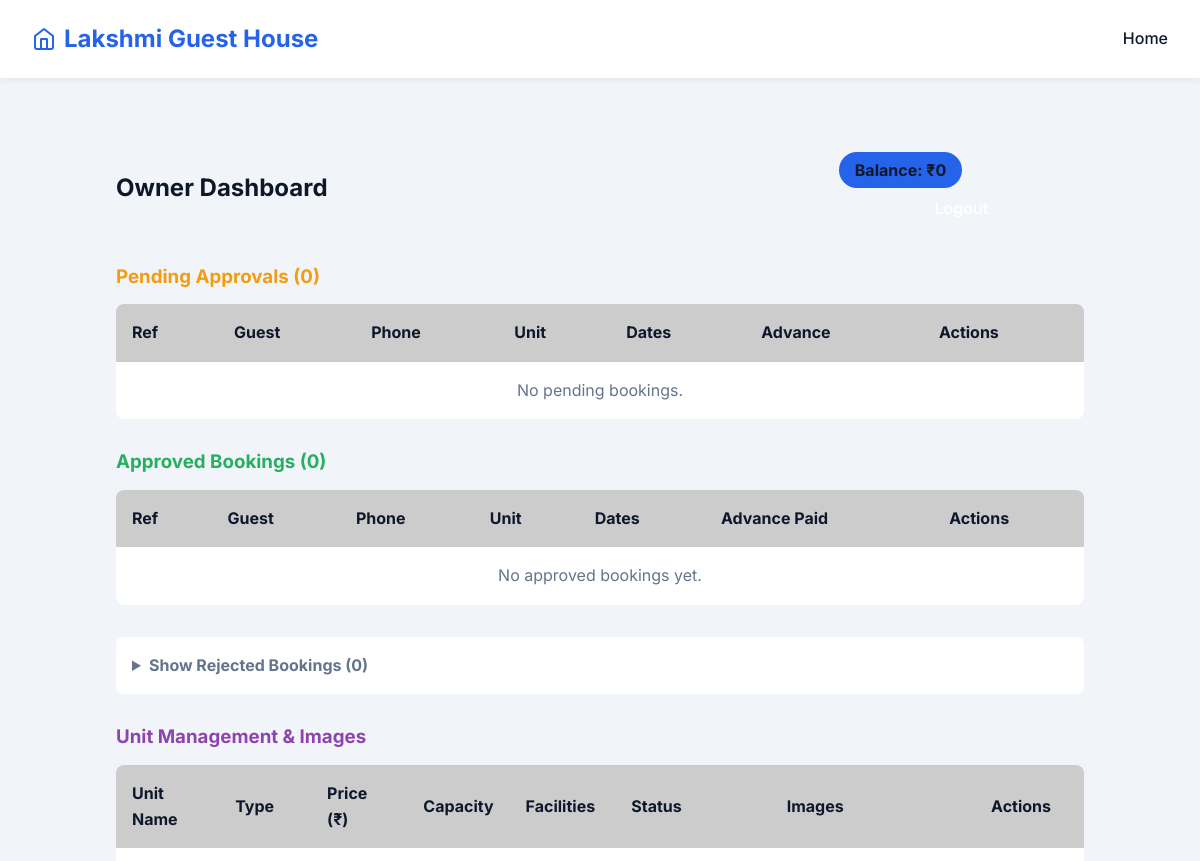
The page /owner (signed in, upper part) on the database as committed earlier.
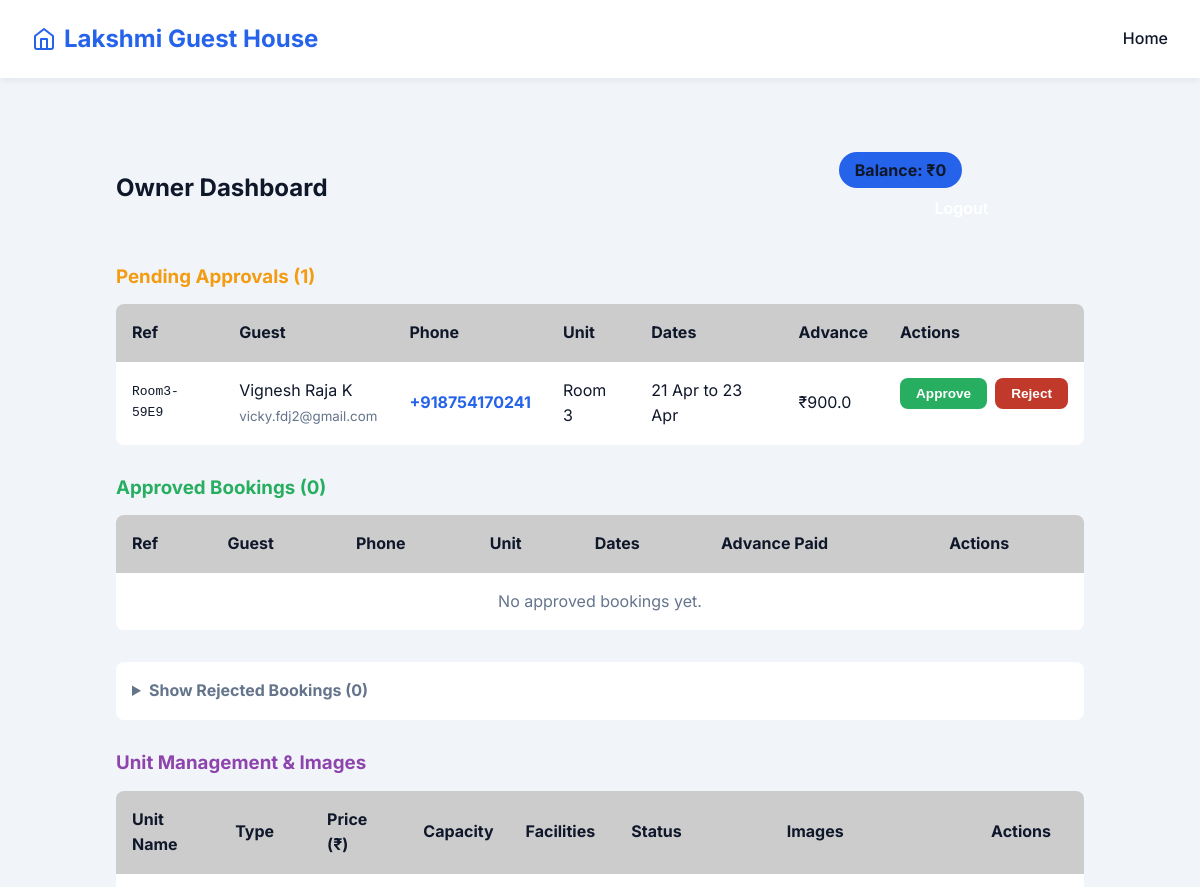
The same page on the database as committed later.
### app.py (models this page shows)
class Booking(db.Model):
    id = db.Column(db.Integer, primary_key=True)
    accommodation_id = db.Column(db.Integer, db.ForeignKey('accommodation.id'), nullable=False)
    guest_name = db.Column(db.String(100), nullable=False)
    email = db.Column(db.String(100), nullable=False)
    phone = db.Column(db.String(20), nullable=False)
    check_in = db.Column(db.Date, nullable=False)
    check_out = db.Column(db.Date, nullable=False)
    status = db.Column(db.String(50), default='Pending') # Pending, Approved, Rejected
    booking_ref = db.Column(db.String(20), unique=True, nullable=False)
    advance_amount = db.Column(db.Float, nullable=False, default=0.0)
    created_at = db.Column(db.DateTime, default=datetime.utcnow)
    accommodation = db.relationship('Accommodation', backref=db.backref('bookings', lazy=True))

class Accommodation(db.Model):
    id = db.Column(db.Integer, primary_key=True)
    name = db.Column(db.String(100), nullable=False) # e.g. "Room 1", "Hall 1"
    type = db.Column(db.String(50), nullable=False)  # Hall, Cottage, Room
    description = db.Column(db.Text, nullable=True)
    price = db.Column(db.Float, nullable=False)
    image_filenames = db.Column(db.Text, nullable=True)
    is_closed = db.Column(db.Boolean, default=False)
    max_people = db.Column(db.Integer, default=1)  # Number of people accommodation
    facilities = db.Column(db.Text, nullable=True)  # Comma-separated: AC,TV,Heater

### app.py (the view)
@app.route('/owner')
@login_required
def owner_dashboard():
    pending = Booking.query.filter_by(status='Pending').order_by(Booking.created_at.desc()).all()
    approved = Booking.query.filter_by(status='Approved').order_by(Booking.check_in.desc()).all()
    rejected = Booking.query.filter_by(status='Rejected').order_by(Booking.created_at.desc()).all()
    accommodations = Accommodation.query.order_by(Accommodation.type).all()
    total_earnings = sum(b.advance_amount for b in approved)
    return render_template('owner_dashboard.html', pending=pending, approved=approved, rejected=rejected, earnings=total_earnings, accommodations=accommodations)

### app.py (called while the page is built)
def login_required(f):
    @wraps(f)
    def decorated_function(*args, **kwargs):
        if not session.get('is_owner'):
            flash("Please log in to access this page.", "error")
            return redirect(url_for('login'))
        return f(*args, **kwargs)
    return decorated_function

### templates/owner_dashboard.html (shortened to what this page needs)
{% extends 'base.html' %}
{% block content %}
<div class="dashboard-container" style="max-width: 1000px; margin: 2rem auto; padding: 0 1rem;">
    <div style="display: flex; justify-content: space-between; align-items: center; margin-bottom: 2rem;">
        <h2>Owner Dashboard</h2>
        <div>
            <span style="background: var(--primary-color); padding: 0.5rem 1rem; border-radius: 20px; font-weight: bold; margin-right: 1rem;">
                Balance: ₹{{ earnings }}
            </span>
            <a href="{{ url_for('logout') }}" class="btn" style="background: transparent; border: 1px solid var(--border-color);">Logout</a>
        </div>
    </div>
    <h3 style="margin-bottom: 1rem; color: #f39c12;">Pending Approvals ({{ pending|length }})</h3>
    <div style="background: var(--card-bg); border-radius: 8px; border: 1px solid var(--border-color); margin-bottom: 2rem; overflow-x: auto;">
        <table style="width: 100%; border-collapse: collapse; text-align: left;">
            <thead>
                <tr style="border-bottom: 1px solid var(--border-color); background: rgba(0,0,0,0.2);">
                    <th style="padding: 1rem;">Ref</th>
                    <th style="padding: 1rem;">Guest</th>
                    <th style="padding: 1rem;">Phone</th>
                    <th style="padding: 1rem;">Unit</th>
                    <th style="padding: 1rem;">Dates</th>
                    <th style="padding: 1rem;">Advance</th>
                    <th style="padding: 1rem;">Actions</th>
                </tr>
            </thead>
            <tbody>
                {% for b in pending %}
                <tr style="border-bottom: 1px solid var(--border-color);">
                    <td style="padding: 1rem; font-family: monospace;">{{ b.booking_ref }}</td>
                    <td style="padding: 1rem;">{{ b.guest_name }}<br><small style="color: var(--text-light);">{{ b.email }}</small></td>
                    <td style="padding: 1rem;"><a href="tel:{{ b.phone }}" style="color: var(--primary-color); text-decoration: none; font-weight: bold;">{{ b.phone }}</a></td>
                    <td style="padding: 1rem;">{{ b.accommodation.name }}</td>
                    <td style="padding: 1rem;">{{ b.check_in.strftime('%d %b') }} to {{ b.check_out.strftime('%d %b') }}</td>
                    <td style="padding: 1rem;">₹{{ b.advance_amount }}</td>
                    <td style="padding: 1rem; display: flex; gap: 0.5rem;">
                        <form method="POST" action="{{ url_for('approve_booking', id=b.id) }}">
                            <button type="submit" class="btn" style="padding: 0.5rem 1rem; font-size: 0.85rem; background: #27ae60; border: none; cursor: pointer;">Approve</button>
                        </form>
                        <form method="POST" action="{{ url_for('reject_booking', id=b.id) }}">
                            <button type="submit" class="btn" style="padding: 0.5rem 1rem; font-size: 0.85rem; background: #c0392b; border: none; cursor: pointer;">Reject</button>
                        </form>
                    </td>
                </tr>
                {% else %}
                <tr><td colspan="7" style="padding: 1rem; text-align: center; color: var(--text-light);">No pending bookings.</td></tr>
                {% endfor %}
            </tbody>
        </table>
    </div>
    <h3 style="margin-bottom: 1rem; color: #27ae60;">Approved Bookings ({{ approved|length }})</h3>
    <div style="background: var(--card-bg); border-radius: 8px; border: 1px solid var(--border-color); margin-bottom: 2rem; overflow-x: auto;">
        <table style="width: 100%; border-collapse: collapse; text-align: left;">
            <thead>
                <tr style="border-bottom: 1px solid var(--border-color); background: rgba(0,0,0,0.2);">
                    <th style="padding: 1rem;">Ref</th>
                    <th style="padding: 1rem;">Guest</th>
                    <th style="padding: 1rem;">Phone</th>
                    <th style="padding: 1rem;">Unit</th>
                    <th style="padding: 1rem;">Dates</th>
                    <th style="padding: 1rem;">Advance Paid</th>
                    <th style="padding: 1rem;">Actions</th>
                </tr>
            </thead>
            <tbody>
                {% for b in approved %}
                <tr style="border-bottom: 1px solid var(--border-color);">
                    <td style="padding: 1rem; font-family: monospace;">{{ b.booking_ref }}</td>
                    <td style="padding: 1rem;">{{ b.guest_name }}<br><small style="color: var(--text-light);">{{ b.email }}</small></td>
                    <td style="padding: 1rem;"><a href="tel:{{ b.phone }}" style="color: var(--primary-color); text-decoration: none; font-weight: bold;">{{ b.phone }}</a></td>
                    <td style="padding: 1rem;">{{ b.accommodation.name }}</td>
                    <td style="padding: 1rem;">{{ b.check_in.strftime('%d %b %Y') }} to {{ b.check_out.strftime('%d %b %Y') }}</td>
                    <td style="padding: 1rem; color: #27ae60; font-weight: bold;">₹{{ b.advance_amount }}</td>
                    <td style="padding: 1rem;">
                        <form method="POST" action="{{ url_for('cancel_booking', id=b.id) }}" onsubmit="return confirm('Are you sure you want to reopen this room? This will cancel the booking.');">
                            <button type="submit" class="btn" style="padding: 0.5rem 1rem; font-size: 0.85rem; background: #e67e22; border: none; cursor: pointer;">Reopen Room</button>
                        </form>
                    </td>
                </tr>
                {% else %}
                <tr><td colspan="7" style="padding: 1rem; text-align: center; color: var(--text-light);">No approved bookings yet.</td></tr>
                {% endfor %}
            </tbody>
        </table>
    </div>
    <details style="margin-bottom: 2rem;">
        <summary style="cursor: pointer; padding: 1rem; background: var(--card-bg); border-radius: 8px; border: 1px solid var(--border-color); color: var(--text-light); font-weight: bold;">
            Show Rejected Bookings ({{ rejected|length }})
        </summary>
    </details>
    <h3 style="margin-bottom: 1rem; color: #8e44ad;">Unit Management & Images</h3>
    <div style="background: var(--card-bg); border-radius: 8px; border: 1px solid var(--border-color); margin-bottom: 2rem; overflow-x: auto;">
        <table style="width: 100%; border-collapse: collapse; text-align: left;">
            <thead>
                <tr style="border-bottom: 1px solid var(--border-color); background: rgba(0,0,0,0.2);">
                    <th style="padding: 1rem;">Unit Name</th>
                    <th style="padding: 1rem;">Type</th>
                    <th style="padding: 1rem;">Price (₹)</th>
                    <th style="padding: 1rem;">Capacity</th>
                    <th style="padding: 1rem;">Facilities</th>
                    <th style="padding: 1rem;">Status</th>
                    <th style="padding: 1rem;">Images</th>
                    <th style="padding: 1rem;">Actions</th>
                </tr>
            </thead>
            <tbody>
                {% for acc in accommodations %}
                <tr style="border-bottom: 1px solid var(--border-color);" id="row_{{ acc.id }}">
                    <td style="padding: 1rem;">
                    </td>
                    <td style="padding: 1rem;">{{ acc.type }}</td>
                    <td style="padding: 1rem;">
                    </td>
                    <td style="padding: 1rem; font-weight: bold; color: {{ '#c0392b' if acc.is_closed else '#27ae60' }};">
                    </td>
                    <td style="padding: 1rem;">
                    </td>
                    <td style="padding: 1rem;">
                    </td>
                    <td style="padding: 1rem;">
                    </td>
                    <td style="padding: 1rem;">
                    </td>
                </tr>
                {% endfor %}
            </tbody>
        </table>
    </div>
</div>
{% endblock %}

### templates/base.html (shortened to what this page needs)
<!DOCTYPE html>
<html lang="en">
<head>
    <link rel="stylesheet" href="{{ url_for('static', filename='css/style.css') }}">
</head>
<body>
    <header>
        <nav>
            <a href="{{ url_for('index') }}" class="logo">
                <svg xmlns="http://www.w3.org/2000/svg" width="24" height="24" viewBox="0 0 24 24" fill="none" stroke="currentColor" stroke-width="2" stroke-linecap="round" stroke-linejoin="round"><path d="M3 9l9-7 9 7v11a2 2 0 0 1-2 2H5a2 2 0 0 1-2-2z"></path><polyline points="9 22 9 12 15 12 15 22"></polyline></svg>
                Lakshmi Guest House
            </a>
            <div class="nav-links">
                <a href="{{ url_for('index') }}">Home</a>
            </div>
        </nav>
    </header>
    <main>
        {% block content %}{% endblock %}
    </main>
</body>
</html>

### static/css/style.css (style rules this page uses)
:root { --primary-color: #2563eb; --primary-hover: #1d4ed8; --secondary-color: #f8fafc; --text-dark: #0f172a; --text-light: #64748b; --bg-color: #f1f5f9; --card-bg: #ffffff; --border-radius: 12px; --box-shadow: 0 10px 15px -3px rgba(0, 0, 0, 0.1), 0 4px 6px -2px rgba(0, 0, 0, 0.05); --transition: all 0.3s ease; }
* { box-sizing: border-box; margin: 0; padding: 0; }
body { font-family: 'Inter', sans-serif; background-color: var(--bg-color); color: var(--text-dark); line-height: 1.6; min-height: 100vh; display: flex; flex-direction: column; }
header { background-color: var(--card-bg); box-shadow: 0 4px 6px -1px rgba(0, 0, 0, 0.05); position: sticky; top: 0; z-index: 100; }
nav { max-width: 1200px; margin: 0 auto; padding: 1.25rem 2rem; display: flex; justify-content: space-between; align-items: center; }
nav .logo { font-size: 1.5rem; font-weight: 700; color: var(--primary-color); text-decoration: none; display: flex; align-items: center; gap: 0.5rem; }
nav .nav-links a { text-decoration: none; color: var(--text-dark); font-weight: 500; transition: var(--transition); }
main { flex: 1; max-width: 1200px; margin: 0 auto; padding: 3rem 2rem; width: 100%; }
h1, h2, h3 { line-height: 1.2; margin-bottom: 1rem; }
.btn { display: inline-block; background-color: var(--primary-color); color: white; padding: 0.75rem 1.5rem; border-radius: 8px; text-decoration: none; font-weight: 600; text-align: center; transition: var(--transition); border: none; cursor: pointer; width: 100%; }

Rows that differ between the two databases and show on the page:
added Booking: booking_ref "Room3-59E9", guest_name "Vignesh Raja K", email "vicky.fdj2@gmail.com", phone "+918754170241", accommodation.name "Room 3", check_in "21 Apr", check_out "23 Apr", advance_amount "900.0"
Other text that changed with them:
{{ pending|length }}: "0" → "1"
text no longer shown: "No pending bookings."
